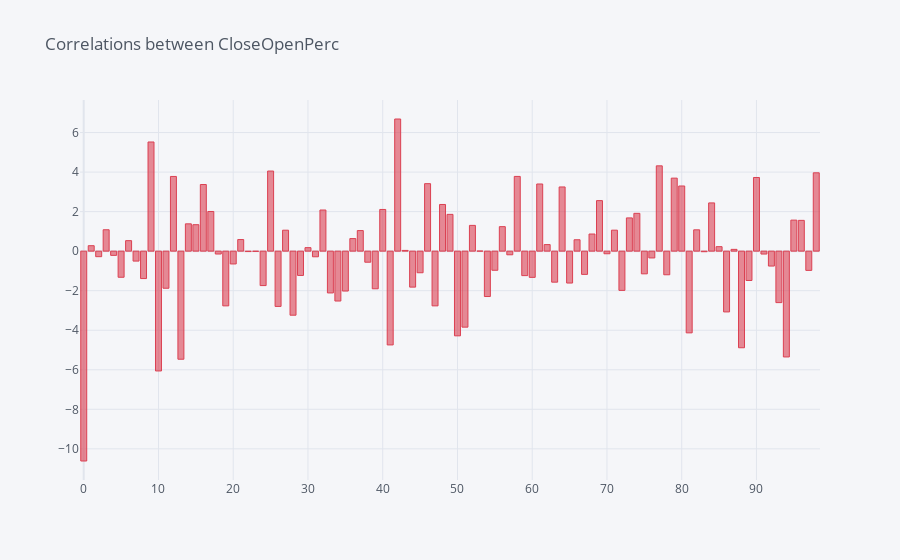

This figure's notebook cell:
### Code cell
numberofBackCorrelations = 100

correlationsValue = []

for i in range(1,numberofBackCorrelations):
    correlationsValue.append(instrument.CloseOpenPerc.corr(instrument.CloseOpenPerc.shift(i)) * 100)
    #print(correlationsValue[i-1])

correlationsValue = pd.DataFrame(correlationsValue)
correlationsValue.iplot(kind='bar', color="red", title="Correlations between CloseOpenPerc")

### Figure 1 — Plotly figure (JSON) as saved in the notebook; plotly's stock layout.template omitted (floating-point values rounded to 4 significant figures)
{"data": [{"marker": {"color": "rgba(219, 64, 82, 0.6)", "line": {"color": "rgba(219, 64, 82, 1.0)", "width": 1}}, "name": "0", "orientation": "v", "text": "", "type": "bar", "x": [0, 1, 2, 3, 4, 5, 6, 7, 8, 9, 10, 11, 12, 13, 14, 15, 16, 17, 18, 19, 20, 21, 22, 23, 24, 25, 26, 27, 28, 29, 30, 31, 32, 33, 34, 35, 36, 37, 38, 39, 40, 41, 42, 43, 44, 45, 46, 47, 48, 49, 50, 51, 52, 53, 54, 55, 56, 57, 58, 59, 60, 61, 62, 63, 64, 65, 66, 67, 68, 69, 70, 71, 72, 73, 74, 75, 76, 77, 78, 79, 80, 81, 82, 83, 84, 85, 86, 87, 88, 89, 90, 91, 92, 93, 94, 95, 96, 97, 98], "y": [-10.61, 0.2755, -0.2797, 1.082, -0.2133, -1.32, 0.531, -0.5031, -1.387, 5.521, -6.06, -1.876, 3.779, -5.467, 1.382, 1.338, 3.37, 2.007, -0.1458, -2.768, -0.6483, 0.5862, -0.02144, -0.0118, -1.742, 4.052, -2.795, 1.06, -3.24, -1.228, 0.1769, -0.2853, 2.081, -2.114, -2.523, -2.018, 0.6356, 1.041, -0.5595, -1.904, 2.108, -4.744, 6.684, 0.03657, -1.82, -1.093, 3.414, -2.768, 2.36, 1.861, -4.284, -3.844, 1.303, 0.00524, -2.295, -0.9668, 1.239, -0.1845, 3.78, -1.237, -1.326, 3.397, 0.3317, -1.569, 3.247, -1.613, 0.5762, -1.175, 0.8661, 2.556, -0.1319, 1.061, -1.984, 1.681, 1.913, -1.148, -0.3436, 4.315, -1.195, 3.693, 3.296, -4.133, 1.079, -0.02765, 2.439, 0.2271, -3.074, 0.08963, -4.886, -1.483, 3.726, -0.1464, -0.7536, -2.603, -5.352, 1.569, 1.557, -0.9732, 3.963]}], "layout": {"legend": {"bgcolor": "#F5F6F9", "font": {"color": "#4D5663"}}, "paper_bgcolor": "#F5F6F9", "plot_bgcolor": "#F5F6F9", "title": {"font": {"color": "#4D5663"}, "text": "Correlations between CloseOpenPerc"}, "xaxis": {"gridcolor": "#E1E5ED", "showgrid": true, "tickfont": {"color": "#4D5663"}, "title": {"font": {"color": "#4D5663"}, "text": ""}, "zerolinecolor": "#E1E5ED"}, "yaxis": {"gridcolor": "#E1E5ED", "showgrid": true, "tickfont": {"color": "#4D5663"}, "title": {"font": {"color": "#4D5663"}, "text": ""}, "zerolinecolor": "#E1E5ED"}}}
